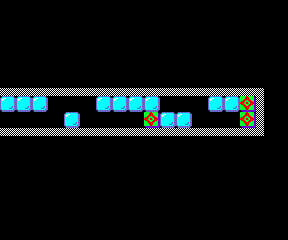

This is a level from a 2D game, rendered from its Tiled map with the project's own tilesets. A one-line summary and the complete map file follow:
An orthogonal 18x15 tile map with 16x16 px tiles, 1 tile layer (Tile Layer 1).

<map version="1.9" tiledversion="1.9.2" orientation="orthogonal" renderorder="right-down" width="18" height="15" tilewidth="16" tileheight="16" infinite="0" nextlayerid="2" nextobjectid="1">
 <tileset firstgid="1" source="pa-tileset.tsx" />
 <layer id="1" name="Tile Layer 1" width="18" height="15">
  <data encoding="csv">
1,1,1,1,1,1,1,1,1,1,1,1,1,1,1,1,1,0,
1,0,0,0,0,0,0,0,0,0,0,0,0,0,1,1,1,0,
1,0,0,0,0,0,0,0,0,0,0,0,0,0,0,0,1,0,
1,0,0,0,0,0,0,0,0,0,0,0,0,0,0,0,1,0,
1,0,0,0,0,0,0,0,0,0,0,0,0,0,0,0,1,0,
3,3,3,3,3,3,3,3,3,3,3,3,3,3,3,3,4,0,
10,10,10,0,0,0,10,10,10,10,0,0,0,10,10,11,5,0,
1,0,0,0,10,1,0,0,0,11,10,10,0,0,0,11,5,0,
8,8,8,8,8,8,8,8,8,8,8,8,8,8,8,8,6,0,
1,1,1,1,1,1,1,1,1,1,1,1,1,1,1,1,1,0,
1,0,0,0,0,0,0,0,0,0,0,0,0,0,0,0,1,0,
1,0,0,0,0,0,0,0,0,0,0,0,0,0,0,0,1,0,
1,1,0,0,0,0,0,0,0,0,0,0,0,0,0,0,1,0,
1,1,1,0,0,0,0,0,0,0,0,0,0,0,0,1,1,0,
1,1,1,1,1,1,1,1,1,1,1,1,1,1,1,1,1,0
</data>
 </layer>
</map>
